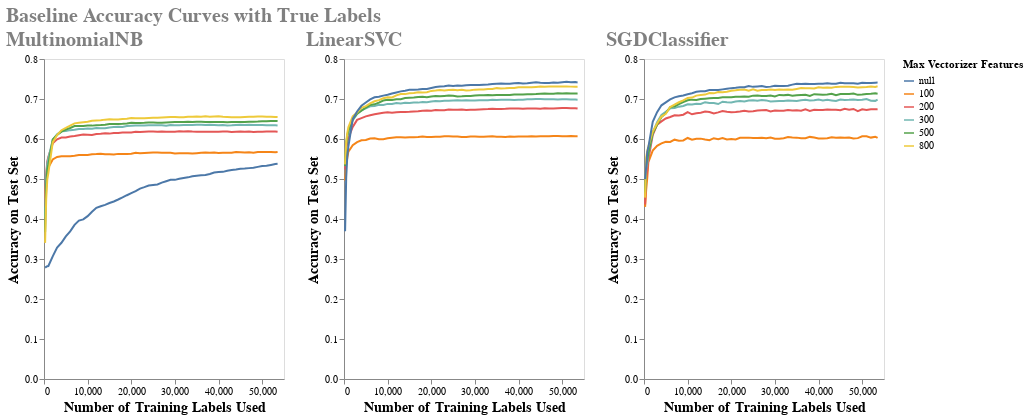

The code cell stored with this chart in its notebook:
### Markdown cell above
### Visualising Results Curve - Accuracy vs Number of Training Samples

### Code cell
chrts = []
for model_type in model_dict.keys():
    chrts.append(chart_results_curve(df_results.loc[df_results['model_type']==model_type], model_type))
super_chrt = alt.hconcat(chrts[0] | chrts [1] | chrts [2]).properties(
    title='Baseline Accuracy Curves with True Labels'
).configure_title(
    fontSize=20,
    anchor='start',
    color='gray'
)
super_chrt

### Figure 1 — Vega-Lite specification as saved in the notebook (floating-point values rounded to 4 significant figures; data arrays with more than 128 entries replaced by an {"elided": "..."} marker saying what was removed)
{"usermeta": {"embedOptions": {"theme": "fivethirtyeight"}}, "config": {"view": {"continuousWidth": 400, "continuousHeight": 300}, "title": {"anchor": "start", "color": "gray", "fontSize": 20}}, "hconcat": [{"hconcat": [{"data": {"name": "data-e6a460ac4205b50fc8e65af05b71a5ea"}, "mark": "line", "encoding": {"color": {"type": "nominal", "field": "vectorizer_num_features", "title": "Max Vectorizer Features"}, "tooltip": [{"type": "quantitative", "field": "samples", "format": ",.0f"}, {"type": "quantitative", "field": "test_accuracy", "format": ",.4f"}, {"type": "quantitative", "field": "vectorizer_num_features"}, {"type": "quantitative", "field": "run_time", "format": ",.4f"}], "x": {"type": "quantitative", "axis": {"grid": false, "title": "Number of Training Labels Used", "titleFontSize": 14}, "field": "samples"}, "y": {"type": "quantitative", "axis": {"grid": false, "title": "Accuracy on Test Set", "titleFontSize": 14}, "field": "test_accuracy", "scale": {"domain": [0.0, 0.8]}}}, "height": 320, "title": "MultinomialNB", "width": 240}, {"data": {"name": "data-f940debe0a22718354cfc5cf83c2ddb1"}, "mark": "line", "encoding": {"color": {"type": "nominal", "field": "vectorizer_num_features", "title": "Max Vectorizer Features"}, "tooltip": [{"type": "quantitative", "field": "samples", "format": ",.0f"}, {"type": "quantitative", "field": "test_accuracy", "format": ",.4f"}, {"type": "quantitative", "field": "vectorizer_num_features"}, {"type": "quantitative", "field": "run_time", "format": ",.4f"}], "x": {"type": "quantitative", "axis": {"grid": false, "title": "Number of Training Labels Used", "titleFontSize": 14}, "field": "samples"}, "y": {"type": "quantitative", "axis": {"grid": false, "title": "Accuracy on Test Set", "titleFontSize": 14}, "field": "test_accuracy", "scale": {"domain": [0.0, 0.8]}}}, "height": 320, "title": "LinearSVC", "width": 240}, {"data": {"name": "data-c98bd9182943f23775a144fe629a9bf3"}, "mark": "line", "encoding": {"color": {"type": "nominal", "field": "vectorizer_num_features", "title": "Max Vectorizer Features"}, "tooltip": [{"type": "quantitative", "field": "samples", "format": ",.0f"}, {"type": "quantitative", "field": "test_accuracy", "format": ",.4f"}, {"type": "quantitative", "field": "vectorizer_num_features"}, {"type": "quantitative", "field": "run_time", "format": ",.4f"}], "x": {"type": "quantitative", "axis": {"grid": false, "title": "Number of Training Labels Used", "titleFontSize": 14}, "field": "samples"}, "y": {"type": "quantitative", "axis": {"grid": false, "title": "Accuracy on Test Set", "titleFontSize": 14}, "field": "test_accuracy", "scale": {"domain": [0.0, 0.8]}}}, "height": 320, "title": "SGDClassifier", "width": 240}]}], "title": "Baseline Accuracy Curves with True Labels", "$schema": "https://vega.github.io/schema/vega-lite/v4.8.1.json", "datasets": {"data-e6a460ac4205b50fc8e65af05b71a5ea": {"elided": "342 records"}, "data-f940debe0a22718354cfc5cf83c2ddb1": {"elided": "342 records"}, "data-c98bd9182943f23775a144fe629a9bf3": {"elided": "342 records"}}}
